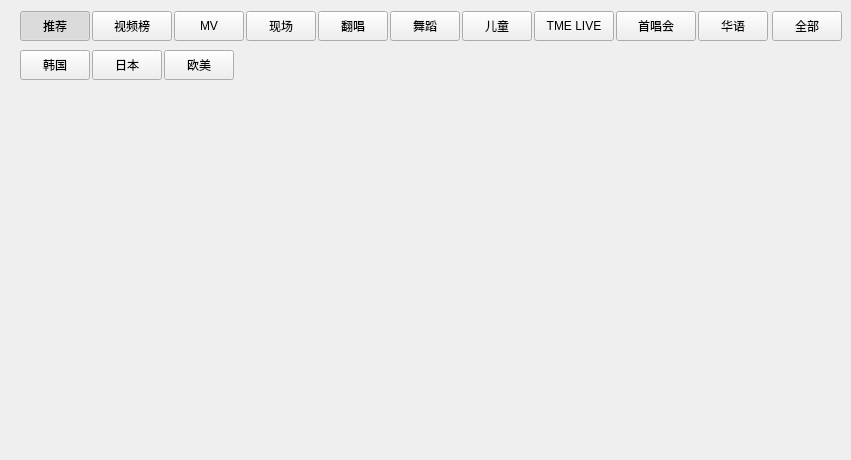
<?xml version="1.0" encoding="UTF-8"?>
<ui version="4.0">
 <class>VideoWidget</class>
 <widget class="QWidget" name="VideoWidget">
  <property name="geometry">
   <rect>
    <x>0</x>
    <y>0</y>
    <width>851</width>
    <height>460</height>
   </rect>
  </property>
  <property name="windowTitle">
   <string>VideoWidget</string>
  </property>
  <layout class="QVBoxLayout" name="verticalLayout_3">
   <property name="spacing">
    <number>0</number>
   </property>
   <property name="leftMargin">
    <number>0</number>
   </property>
   <property name="rightMargin">
    <number>0</number>
   </property>
   <property name="bottomMargin">
    <number>0</number>
   </property>
   <item>
    <widget class="QWidget" name="title_widget1" native="true">
     <property name="sizePolicy">
      <sizepolicy hsizetype="Expanding" vsizetype="Preferred">
       <horstretch>0</horstretch>
       <verstretch>0</verstretch>
      </sizepolicy>
     </property>
     <layout class="QHBoxLayout" name="horizontalLayout">
      <property name="spacing">
       <number>2</number>
      </property>
      <property name="leftMargin">
       <number>20</number>
      </property>
      <property name="topMargin">
       <number>0</number>
      </property>
      <property name="bottomMargin">
       <number>9</number>
      </property>
      <item>
       <widget class="QPushButton" name="recommend_pushButton">
        <property name="sizePolicy">
         <sizepolicy hsizetype="Fixed" vsizetype="Fixed">
          <horstretch>0</horstretch>
          <verstretch>0</verstretch>
         </sizepolicy>
        </property>
        <property name="minimumSize">
         <size>
          <width>70</width>
          <height>30</height>
         </size>
        </property>
        <property name="maximumSize">
         <size>
          <width>70</width>
          <height>30</height>
         </size>
        </property>
        <property name="cursor">
         <cursorShape>PointingHandCursor</cursorShape>
        </property>
        <property name="text">
         <string>推荐</string>
        </property>
        <property name="checkable">
         <bool>true</bool>
        </property>
        <property name="checked">
         <bool>true</bool>
        </property>
       </widget>
      </item>
      <item>
       <widget class="QPushButton" name="video_rank_pushButton">
        <property name="sizePolicy">
         <sizepolicy hsizetype="Fixed" vsizetype="Fixed">
          <horstretch>0</horstretch>
          <verstretch>0</verstretch>
         </sizepolicy>
        </property>
        <property name="minimumSize">
         <size>
          <width>80</width>
          <height>30</height>
         </size>
        </property>
        <property name="maximumSize">
         <size>
          <width>80</width>
          <height>30</height>
         </size>
        </property>
        <property name="cursor">
         <cursorShape>PointingHandCursor</cursorShape>
        </property>
        <property name="text">
         <string>视频榜</string>
        </property>
        <property name="checkable">
         <bool>true</bool>
        </property>
       </widget>
      </item>
      <item>
       <widget class="QPushButton" name="MV_pushButton">
        <property name="sizePolicy">
         <sizepolicy hsizetype="Fixed" vsizetype="Fixed">
          <horstretch>0</horstretch>
          <verstretch>0</verstretch>
         </sizepolicy>
        </property>
        <property name="minimumSize">
         <size>
          <width>70</width>
          <height>30</height>
         </size>
        </property>
        <property name="maximumSize">
         <size>
          <width>70</width>
          <height>30</height>
         </size>
        </property>
        <property name="cursor">
         <cursorShape>PointingHandCursor</cursorShape>
        </property>
        <property name="text">
         <string>MV</string>
        </property>
        <property name="checkable">
         <bool>true</bool>
        </property>
       </widget>
      </item>
      <item>
       <widget class="QPushButton" name="site_pushButton">
        <property name="sizePolicy">
         <sizepolicy hsizetype="Fixed" vsizetype="Fixed">
          <horstretch>0</horstretch>
          <verstretch>0</verstretch>
         </sizepolicy>
        </property>
        <property name="minimumSize">
         <size>
          <width>70</width>
          <height>30</height>
         </size>
        </property>
        <property name="maximumSize">
         <size>
          <width>70</width>
          <height>30</height>
         </size>
        </property>
        <property name="cursor">
         <cursorShape>PointingHandCursor</cursorShape>
        </property>
        <property name="text">
         <string>现场</string>
        </property>
        <property name="checkable">
         <bool>true</bool>
        </property>
       </widget>
      </item>
      <item>
       <widget class="QPushButton" name="cover_pushButton">
        <property name="sizePolicy">
         <sizepolicy hsizetype="Fixed" vsizetype="Fixed">
          <horstretch>0</horstretch>
          <verstretch>0</verstretch>
         </sizepolicy>
        </property>
        <property name="minimumSize">
         <size>
          <width>70</width>
          <height>30</height>
         </size>
        </property>
        <property name="maximumSize">
         <size>
          <width>70</width>
          <height>30</height>
         </size>
        </property>
        <property name="cursor">
         <cursorShape>PointingHandCursor</cursorShape>
        </property>
        <property name="text">
         <string>翻唱</string>
        </property>
        <property name="checkable">
         <bool>true</bool>
        </property>
       </widget>
      </item>
      <item>
       <widget class="QPushButton" name="dance_pushButton">
        <property name="sizePolicy">
         <sizepolicy hsizetype="Fixed" vsizetype="Fixed">
          <horstretch>0</horstretch>
          <verstretch>0</verstretch>
         </sizepolicy>
        </property>
        <property name="minimumSize">
         <size>
          <width>70</width>
          <height>30</height>
         </size>
        </property>
        <property name="maximumSize">
         <size>
          <width>70</width>
          <height>30</height>
         </size>
        </property>
        <property name="cursor">
         <cursorShape>PointingHandCursor</cursorShape>
        </property>
        <property name="text">
         <string>舞蹈</string>
        </property>
        <property name="checkable">
         <bool>true</bool>
        </property>
       </widget>
      </item>
      <item>
       <widget class="QPushButton" name="children_pushButton">
        <property name="sizePolicy">
         <sizepolicy hsizetype="Fixed" vsizetype="Fixed">
          <horstretch>0</horstretch>
          <verstretch>0</verstretch>
         </sizepolicy>
        </property>
        <property name="minimumSize">
         <size>
          <width>70</width>
          <height>30</height>
         </size>
        </property>
        <property name="maximumSize">
         <size>
          <width>70</width>
          <height>30</height>
         </size>
        </property>
        <property name="cursor">
         <cursorShape>PointingHandCursor</cursorShape>
        </property>
        <property name="text">
         <string>儿童</string>
        </property>
        <property name="checkable">
         <bool>true</bool>
        </property>
       </widget>
      </item>
      <item>
       <widget class="QPushButton" name="live_pushButton">
        <property name="sizePolicy">
         <sizepolicy hsizetype="Fixed" vsizetype="Fixed">
          <horstretch>0</horstretch>
          <verstretch>0</verstretch>
         </sizepolicy>
        </property>
        <property name="minimumSize">
         <size>
          <width>80</width>
          <height>30</height>
         </size>
        </property>
        <property name="maximumSize">
         <size>
          <width>80</width>
          <height>30</height>
         </size>
        </property>
        <property name="cursor">
         <cursorShape>PointingHandCursor</cursorShape>
        </property>
        <property name="text">
         <string>TME LIVE</string>
        </property>
        <property name="checkable">
         <bool>true</bool>
        </property>
       </widget>
      </item>
      <item>
       <widget class="QPushButton" name="first_concert_pushButton">
        <property name="sizePolicy">
         <sizepolicy hsizetype="Fixed" vsizetype="Fixed">
          <horstretch>0</horstretch>
          <verstretch>0</verstretch>
         </sizepolicy>
        </property>
        <property name="minimumSize">
         <size>
          <width>80</width>
          <height>30</height>
         </size>
        </property>
        <property name="maximumSize">
         <size>
          <width>80</width>
          <height>30</height>
         </size>
        </property>
        <property name="cursor">
         <cursorShape>PointingHandCursor</cursorShape>
        </property>
        <property name="text">
         <string>首唱会</string>
        </property>
        <property name="checkable">
         <bool>true</bool>
        </property>
       </widget>
      </item>
      <item>
       <widget class="QPushButton" name="chinese_language_pushButton">
        <property name="sizePolicy">
         <sizepolicy hsizetype="Fixed" vsizetype="Fixed">
          <horstretch>0</horstretch>
          <verstretch>0</verstretch>
         </sizepolicy>
        </property>
        <property name="minimumSize">
         <size>
          <width>70</width>
          <height>30</height>
         </size>
        </property>
        <property name="maximumSize">
         <size>
          <width>70</width>
          <height>30</height>
         </size>
        </property>
        <property name="cursor">
         <cursorShape>PointingHandCursor</cursorShape>
        </property>
        <property name="text">
         <string>华语</string>
        </property>
        <property name="checkable">
         <bool>true</bool>
        </property>
       </widget>
      </item>
      <item>
       <spacer name="horizontalSpacer_2">
        <property name="orientation">
         <enum>Qt::Horizontal</enum>
        </property>
        <property name="sizeHint" stdset="0">
         <size>
          <width>40</width>
          <height>20</height>
         </size>
        </property>
       </spacer>
      </item>
      <item>
       <widget class="IconBesideTextToolButton" name="all_toolButton">
        <property name="minimumSize">
         <size>
          <width>70</width>
          <height>30</height>
         </size>
        </property>
        <property name="maximumSize">
         <size>
          <width>70</width>
          <height>30</height>
         </size>
        </property>
        <property name="cursor">
         <cursorShape>PointingHandCursor</cursorShape>
        </property>
        <property name="text">
         <string>全部</string>
        </property>
        <property name="checkable">
         <bool>true</bool>
        </property>
       </widget>
      </item>
     </layout>
    </widget>
   </item>
   <item>
    <widget class="QWidget" name="title_widget2" native="true">
     <layout class="QHBoxLayout" name="horizontalLayout_2">
      <property name="spacing">
       <number>2</number>
      </property>
      <property name="leftMargin">
       <number>20</number>
      </property>
      <property name="topMargin">
       <number>0</number>
      </property>
      <property name="rightMargin">
       <number>0</number>
      </property>
      <item>
       <widget class="QPushButton" name="South_Korea_pushButton">
        <property name="sizePolicy">
         <sizepolicy hsizetype="Fixed" vsizetype="Fixed">
          <horstretch>0</horstretch>
          <verstretch>0</verstretch>
         </sizepolicy>
        </property>
        <property name="minimumSize">
         <size>
          <width>70</width>
          <height>30</height>
         </size>
        </property>
        <property name="maximumSize">
         <size>
          <width>70</width>
          <height>30</height>
         </size>
        </property>
        <property name="cursor">
         <cursorShape>PointingHandCursor</cursorShape>
        </property>
        <property name="text">
         <string>韩国</string>
        </property>
        <property name="checkable">
         <bool>true</bool>
        </property>
       </widget>
      </item>
      <item>
       <widget class="QPushButton" name="Japan_pushButton">
        <property name="sizePolicy">
         <sizepolicy hsizetype="Fixed" vsizetype="Fixed">
          <horstretch>0</horstretch>
          <verstretch>0</verstretch>
         </sizepolicy>
        </property>
        <property name="minimumSize">
         <size>
          <width>70</width>
          <height>30</height>
         </size>
        </property>
        <property name="maximumSize">
         <size>
          <width>70</width>
          <height>30</height>
         </size>
        </property>
        <property name="cursor">
         <cursorShape>PointingHandCursor</cursorShape>
        </property>
        <property name="text">
         <string>日本</string>
        </property>
        <property name="checkable">
         <bool>true</bool>
        </property>
       </widget>
      </item>
      <item>
       <widget class="QPushButton" name="American_pushButton">
        <property name="sizePolicy">
         <sizepolicy hsizetype="Fixed" vsizetype="Fixed">
          <horstretch>0</horstretch>
          <verstretch>0</verstretch>
         </sizepolicy>
        </property>
        <property name="minimumSize">
         <size>
          <width>70</width>
          <height>30</height>
         </size>
        </property>
        <property name="maximumSize">
         <size>
          <width>70</width>
          <height>30</height>
         </size>
        </property>
        <property name="cursor">
         <cursorShape>PointingHandCursor</cursorShape>
        </property>
        <property name="text">
         <string>欧美</string>
        </property>
        <property name="checkable">
         <bool>true</bool>
        </property>
       </widget>
      </item>
      <item>
       <spacer name="horizontalSpacer">
        <property name="orientation">
         <enum>Qt::Horizontal</enum>
        </property>
        <property name="sizeHint" stdset="0">
         <size>
          <width>663</width>
          <height>20</height>
         </size>
        </property>
       </spacer>
      </item>
     </layout>
    </widget>
   </item>
   <item>
    <widget class="MyScrollArea" name="scrollArea">
     <property name="frameShape">
      <enum>QFrame::NoFrame</enum>
     </property>
     <property name="horizontalScrollBarPolicy">
      <enum>Qt::ScrollBarAlwaysOff</enum>
     </property>
     <property name="widgetResizable">
      <bool>true</bool>
     </property>
     <widget class="QWidget" name="scrollAreaWidgetContents">
      <property name="geometry">
       <rect>
        <x>0</x>
        <y>0</y>
        <width>851</width>
        <height>302</height>
       </rect>
      </property>
      <layout class="QVBoxLayout" name="verticalLayout_2">
       <property name="spacing">
        <number>0</number>
       </property>
       <property name="leftMargin">
        <number>0</number>
       </property>
       <property name="topMargin">
        <number>0</number>
       </property>
       <property name="rightMargin">
        <number>0</number>
       </property>
       <property name="bottomMargin">
        <number>0</number>
       </property>
       <item>
        <widget class="QWidget" name="table_widget" native="true">
         <layout class="QVBoxLayout" name="verticalLayout">
          <property name="spacing">
           <number>0</number>
          </property>
          <property name="leftMargin">
           <number>0</number>
          </property>
          <property name="topMargin">
           <number>0</number>
          </property>
          <property name="bottomMargin">
           <number>0</number>
          </property>
          <item>
           <spacer name="verticalSpacer">
            <property name="orientation">
             <enum>Qt::Vertical</enum>
            </property>
            <property name="sizeHint" stdset="0">
             <size>
              <width>20</width>
              <height>302</height>
             </size>
            </property>
           </spacer>
          </item>
         </layout>
        </widget>
       </item>
      </layout>
     </widget>
    </widget>
   </item>
   <item>
    <spacer name="verticalSpacer_2">
     <property name="orientation">
      <enum>Qt::Vertical</enum>
     </property>
     <property name="sizeHint" stdset="0">
      <size>
       <width>20</width>
       <height>41</height>
      </size>
     </property>
    </spacer>
   </item>
  </layout>
 </widget>
 <customwidgets>
  <customwidget>
   <class>IconBesideTextToolButton</class>
   <extends>QToolButton</extends>
   <header>IconBesideTextToolButton.h</header>
  </customwidget>
  <customwidget>
   <class>MyScrollArea</class>
   <extends>QScrollArea</extends>
   <header>MyScrollArea.h</header>
   <container>1</container>
  </customwidget>
 </customwidgets>
 <resources/>
 <connections/>
</ui>
